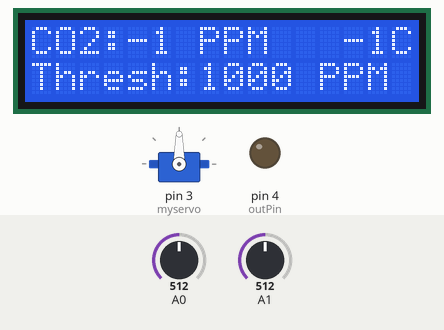
Simulated run of this sketch. Board: Arduino Uno, built with avr-gcc and run on an emulated ATmega328P. Shown: 16×2 character LCD, servo, output pins drawn as LEDs (lit = HIGH). Inputs (shaded band) come from the test bench; at power-on: A1 = 512, A0 = 512. What the sketch prints to the serial monitor is not drawn.

Above: at 3.2 s.
3.3 s: A1 set to 209
4.8 s: A1 set to 190
At 5.7 s:
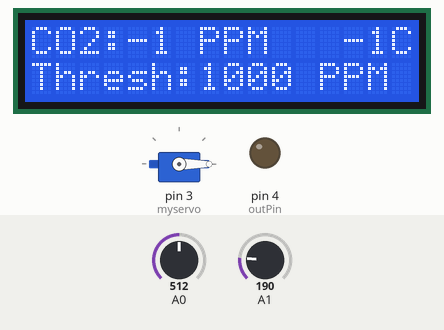
6.6 s: A0 set to 716
At 7.9 s:
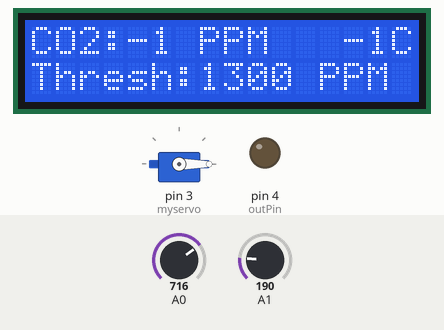
8.2 s: A0 set to 900
At 9.2 s:
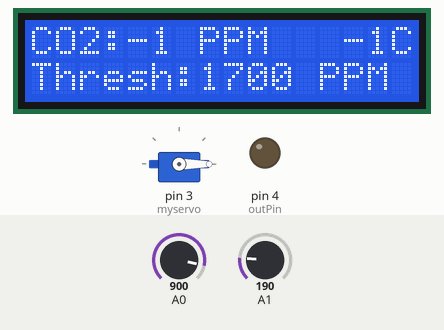
9.8 s: A0 set to 1023
At 10.3 s:
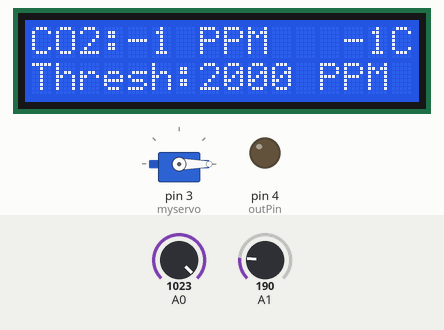
Timing chart, 0 to 12.8 s (numbered marks = the images above; inputs shaded):
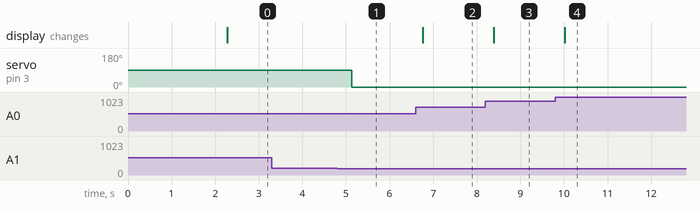

The sketch:

final.ino
```cpp
#include <LiquidCrystal.h>  // LCD Display
#include <Servo.h>

// Initialize LCD
LiquidCrystal lcd(8, 9, 10, 11, 12, 13);

// Init Servo variables
Servo myservo;    // create servo object
int pos = 0;      // variable to store the servo position

// GPIO
// int inPin = 2;    // Input pin - Now A1
int val = 0;
int outPin = 4;   // Output pin
int scaledValue;  // Init potentiometer
int co2val = -1;
int new_co2val = -1;
int tempval = -1;


void setup()
{
  /************** Prepare LCD Vars ***************/
  // LCD Welcome screen
  lcd.begin(16, 2);
  lcd.setCursor(0, 0);
  lcd.print("  EC535  Final");
  lcd.setCursor(0, 1);
  lcd.print("Burnham & Sharif");

  // Attach Servo
  myservo.attach(3);

  // Beagle Signals
  // pinMode(inPin, INPUT);
  pinMode(outPin, OUTPUT);

  // Start serial communication
  Serial.begin(9600);
  delay(2000);
}


void loop()
{
  // Read CO2
  Serial.println("Z\r\n");
  delay(100);
  String response1 = "";
  while (Serial.available()) {
    char c1 = Serial.read();
    response1 += c1;
  }
  response1.trim();
  if (response1.length() > 3) {
    response1.remove(response1.length() - 3);
    new_co2val = response1.substring(2).toInt();
    if (new_co2val > 100) {
      co2val = new_co2val;
    }
  }

  // Read Temp
  Serial.println("T\r\n");
  delay(100);
  String response2 = "";
  while (Serial.available()) {
    char c2 = Serial.read();
    response2 += c2;
  }
  response2.trim();
  if (response2.length() > 3) {
    response2.remove(response2.length() - 3);
    tempval = (response2.substring(2).toInt() - 1000)/10;
  }

  // Read A0 and print all vals to LCD
  scaledValue = map(analogRead(A0), 0, 1023, 0, 20);
  scaledValue = 100*scaledValue;
  update_lcd(co2val, tempval, scaledValue);

  /************** Update GPIO ***************/
  // Servo move on IN_2 HIGH
  // val = digitalRead(inPin);
  // Read A0
  val = analogRead(A1);
  if (val > 200) {
    myservo.write(90);
  } else {
    myservo.write(0);
  }

  // Set HIGH when CO2 exceeds threshold
  if (co2val > scaledValue) {
    digitalWrite(outPin, HIGH);
  } else {
    digitalWrite(outPin, LOW);
  }
  delay(200);
}


// Function to update the LCD
void update_lcd (int co2val, int tempval, int threshold)
{
  lcd.clear();
  lcd.setCursor(0, 0);
  lcd.print("CO2: ");

  lcd.setCursor(4, 0);
  lcd.print(co2val);
  lcd.print(" PPM");

  lcd.setCursor(13, 0);
  lcd.print(tempval);
  lcd.print("C");

  lcd.setCursor(0, 1);
  lcd.print("Thresh: ");

  lcd.setCursor(7, 1);
  lcd.print(threshold);
  lcd.print(" PPM");
}
```

Measured:
- the behaviour switches between 201 and 200 on A1 (found by bisection; images 0 and 1)
- after the input at 3.3 s, every drawn part: stays the same
- after the input at 4.8 s, servo on pin 3 (myservo): 90° → 0° after 0.33 s
- after the input at 6.6 s, the display: changes after 0.16 s (image 2)
- after the input at 8.2 s, the display: changes after 0.19 s (image 3)
- after the input at 9.8 s, the display: changes after 0.22 s (image 4)
